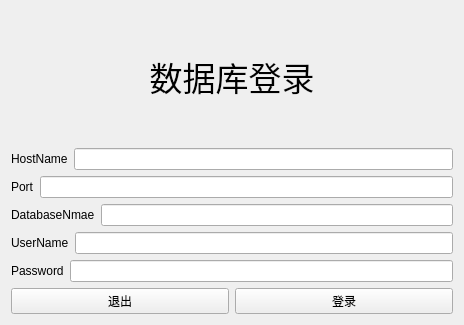
<?xml version="1.0" encoding="UTF-8"?>
<ui version="4.0">
 <class>Page_login</class>
 <widget class="QWidget" name="Page_login">
  <property name="geometry">
   <rect>
    <x>0</x>
    <y>0</y>
    <width>464</width>
    <height>325</height>
   </rect>
  </property>
  <property name="windowTitle">
   <string>数据库登录</string>
  </property>
  <property name="windowIcon">
   <iconset resource="../asserts/res.qrc">
    <normaloff>:/login_icon.jpg</normaloff>:/login_icon.jpg</iconset>
  </property>
  <layout class="QGridLayout" name="gridLayout">
   <item row="1" column="0" colspan="2">
    <layout class="QVBoxLayout" name="verticalLayout">
     <item>
      <layout class="QHBoxLayout" name="horizontalLayout">
       <item>
        <widget class="QLabel" name="label_2">
         <property name="text">
          <string>HostName</string>
         </property>
        </widget>
       </item>
       <item>
        <widget class="QLineEdit" name="HostName_LE">
         <property name="clearButtonEnabled">
          <bool>true</bool>
         </property>
        </widget>
       </item>
      </layout>
     </item>
     <item>
      <layout class="QHBoxLayout" name="horizontalLayout_2">
       <item>
        <widget class="QLabel" name="label_3">
         <property name="text">
          <string>Port</string>
         </property>
        </widget>
       </item>
       <item>
        <widget class="QLineEdit" name="Port_LE">
         <property name="clearButtonEnabled">
          <bool>true</bool>
         </property>
        </widget>
       </item>
      </layout>
     </item>
     <item>
      <layout class="QHBoxLayout" name="horizontalLayout_3">
       <item>
        <widget class="QLabel" name="label_4">
         <property name="text">
          <string>DatabaseNmae</string>
         </property>
        </widget>
       </item>
       <item>
        <widget class="QLineEdit" name="DatabaseName_LE">
         <property name="clearButtonEnabled">
          <bool>true</bool>
         </property>
        </widget>
       </item>
      </layout>
     </item>
     <item>
      <layout class="QHBoxLayout" name="horizontalLayout_4">
       <item>
        <widget class="QLabel" name="label_5">
         <property name="text">
          <string>UserName</string>
         </property>
        </widget>
       </item>
       <item>
        <widget class="QLineEdit" name="UserName_LE">
         <property name="echoMode">
          <enum>QLineEdit::Normal</enum>
         </property>
         <property name="clearButtonEnabled">
          <bool>true</bool>
         </property>
        </widget>
       </item>
      </layout>
     </item>
     <item>
      <layout class="QHBoxLayout" name="horizontalLayout_5">
       <item>
        <widget class="QLabel" name="label_6">
         <property name="text">
          <string>Password</string>
         </property>
        </widget>
       </item>
       <item>
        <widget class="QLineEdit" name="Password_lE">
         <property name="echoMode">
          <enum>QLineEdit::Password</enum>
         </property>
         <property name="clearButtonEnabled">
          <bool>true</bool>
         </property>
        </widget>
       </item>
      </layout>
     </item>
    </layout>
   </item>
   <item row="2" column="0">
    <widget class="QPushButton" name="pushButton">
     <property name="text">
      <string>退出</string>
     </property>
    </widget>
   </item>
   <item row="2" column="1">
    <widget class="QPushButton" name="SignInBtn">
     <property name="text">
      <string>登录</string>
     </property>
    </widget>
   </item>
   <item row="0" column="0" colspan="2">
    <widget class="QLabel" name="label">
     <property name="font">
      <font>
       <pointsize>25</pointsize>
      </font>
     </property>
     <property name="text">
      <string>数据库登录</string>
     </property>
     <property name="alignment">
      <set>Qt::AlignCenter</set>
     </property>
    </widget>
   </item>
  </layout>
  <zorder>SignInBtn</zorder>
  <zorder>pushButton</zorder>
  <zorder>label</zorder>
 </widget>
 <resources>
  <include location="../asserts/res.qrc"/>
 </resources>
 <connections/>
</ui>
